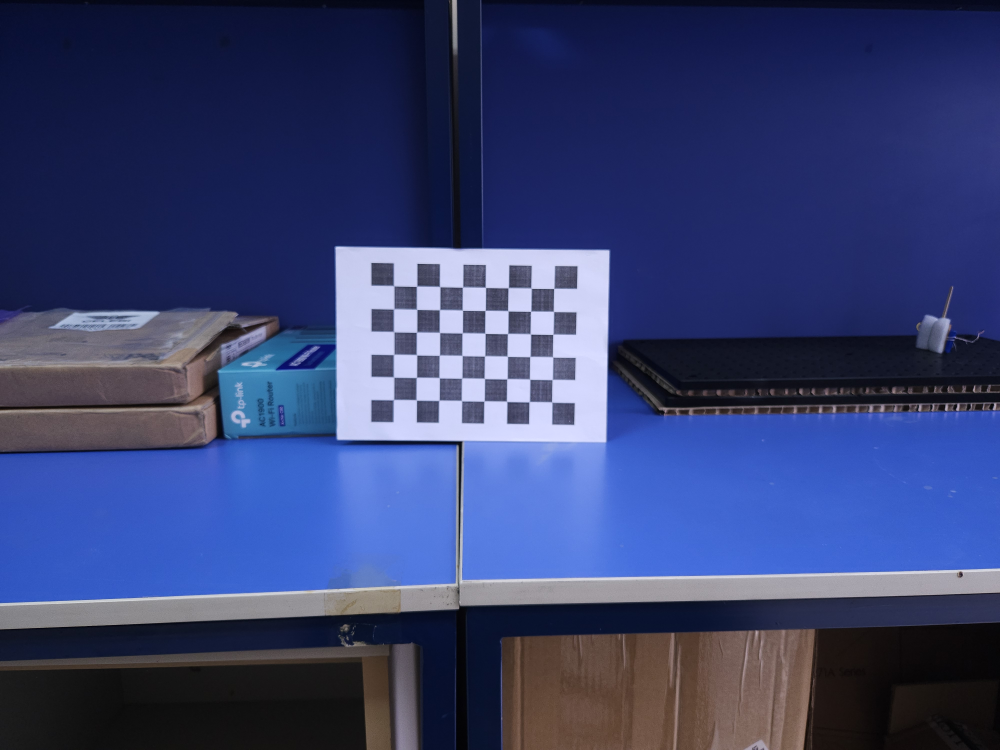
#> input picture Softwares/new_calib/20240802_104445.jpg, 4000 x 3000 px (shown at 1/4 size); its folder holds only this picture in this run
$ python camera_calib.py
#> lines starting #> are read from the running program, lines starting #| are printed output that depends on the picture; after the words box and inside, x2 and y2 are one past the last pixel; in counts of white or black regions, pixels touching at a corner belong together
#!/usr/bin/env python

import cv2
import numpy as np
import os
import glob

# Defining the dimensions of checkerboard
CHECKERBOARD = (6,8)
criteria = (cv2.TERM_CRITERIA_EPS + cv2.TERM_CRITERIA_MAX_ITER, 30, 0.001)

# Creating vector to store vectors of 3D points for each checkerboard image
objpoints = []
# Creating vector to store vectors of 2D points for each checkerboard image
imgpoints = []


# Defining the world coordinates for 3D points
objp = np.zeros((1, CHECKERBOARD[0] * CHECKERBOARD[1], 3), np.float32)
objp[0,:,:2] = np.mgrid[0:CHECKERBOARD[0], 0:CHECKERBOARD[1]].T.reshape(-1, 2)
prev_img_shape = None

# Extracting path of individual image stored in a given directory
images = glob.glob('C:\\Users\\baser_7rlgtle\\OneDrive - ktu.edu.tr\\Doktora\\Tubitak-1002\\Softwares\\new_calib\\*.jpg')
for fname in images:
    img = cv2.imread(fname)
#> img is the input picture: shape (3000, 4000, 3); mean B, G, R 112, 65.1, 55.1
    img = cv2.resize(img, (800,600))
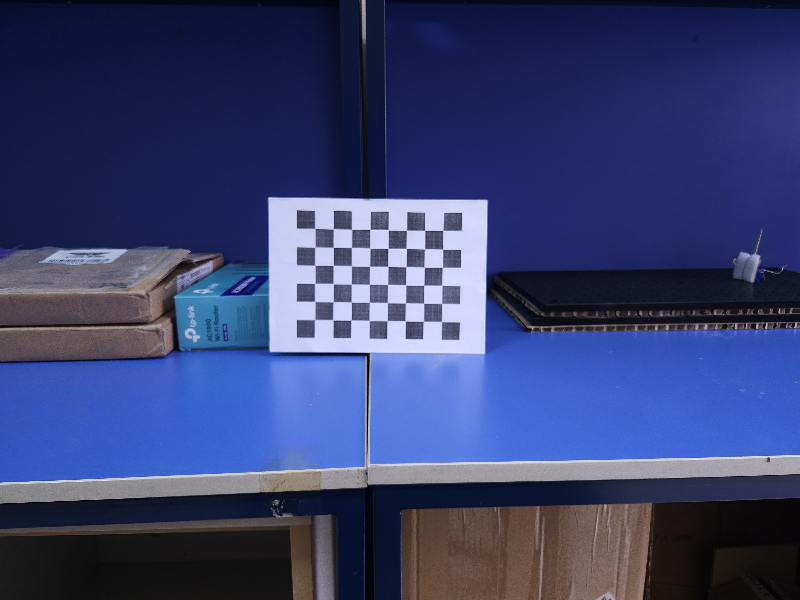
#> img: shape (600, 800, 3); mean B, G, R 112, 65.1, 55.1
    gray = cv2.cvtColor(img,cv2.COLOR_BGR2GRAY)
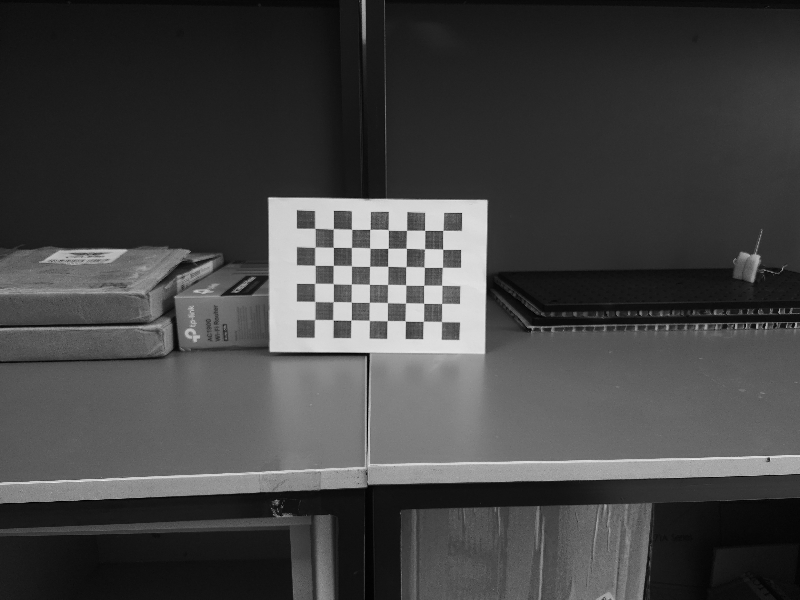
#> gray: shape (600, 800); min 0, max 238, mean 67.5
    # Find the chess board corners
    # If desired number of corners are found in the image then ret = true
    ret, corners = cv2.findChessboardCorners(gray, CHECKERBOARD, cv2.CALIB_CB_ADAPTIVE_THRESH + cv2.CALIB_CB_FAST_CHECK + cv2.CALIB_CB_NORMALIZE_IMAGE)
#> ret = True; corners = 48 rows, first 8: [314.7, 319.5], [314.7, 301.3], [314.7, 283.4], [314.8, 265.3], [314.7, 247.3], [314.8, 228.3], [333, 319.9], [333.2, 301.6]

    """
    If desired number of corner are detected,
    we refine the pixel coordinates and display
    them on the images of checker board
    """
    if ret == True:
        objpoints.append(objp)
        # refining pixel coordinates for given 2d points.
        corners2 = cv2.cornerSubPix(gray, corners, (11,11),(-1,-1), criteria)
#> corners2 = 48 rows, first 8: [314.6, 319.5], [314.8, 301.4], [314.8, 283.3], [314.8, 265.3], [314.9, 247.2], [314.8, 228.2], [333, 319.8], [333.1, 301.7]

        imgpoints.append(corners2)

        # Draw and display the corners
        img = cv2.drawChessboardCorners(img, CHECKERBOARD, corners2, ret)
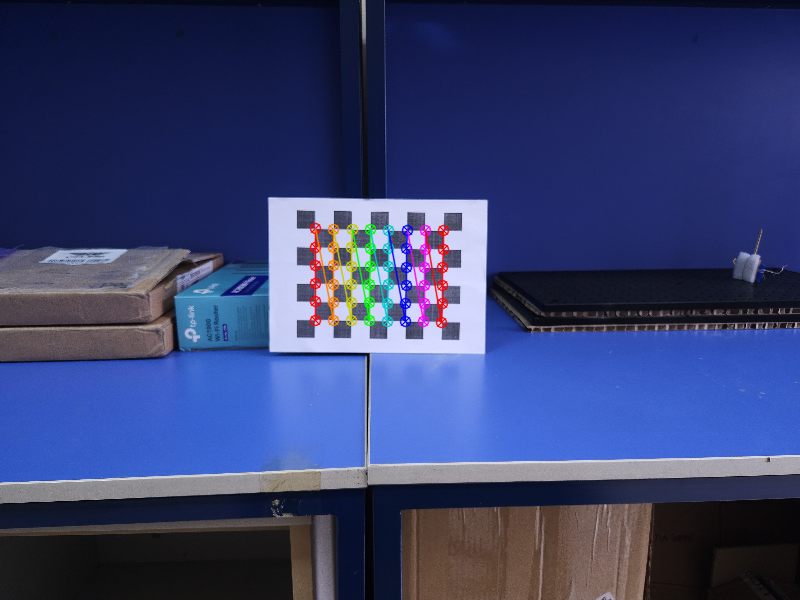
#> img: shape (600, 800, 3); 1.58% of pixels changed, all inside (x1, y1, x2, y2) = (309, 222, 450, 329)

    cv2.imshow('img',img)
    cc = cv2.waitKey(0)
#> (key Esc is pressed here)
    if cc == 27: exit(0)
#> (the program exits here)

$ run again, on Softwares/new_calib/20240802_104457.jpg
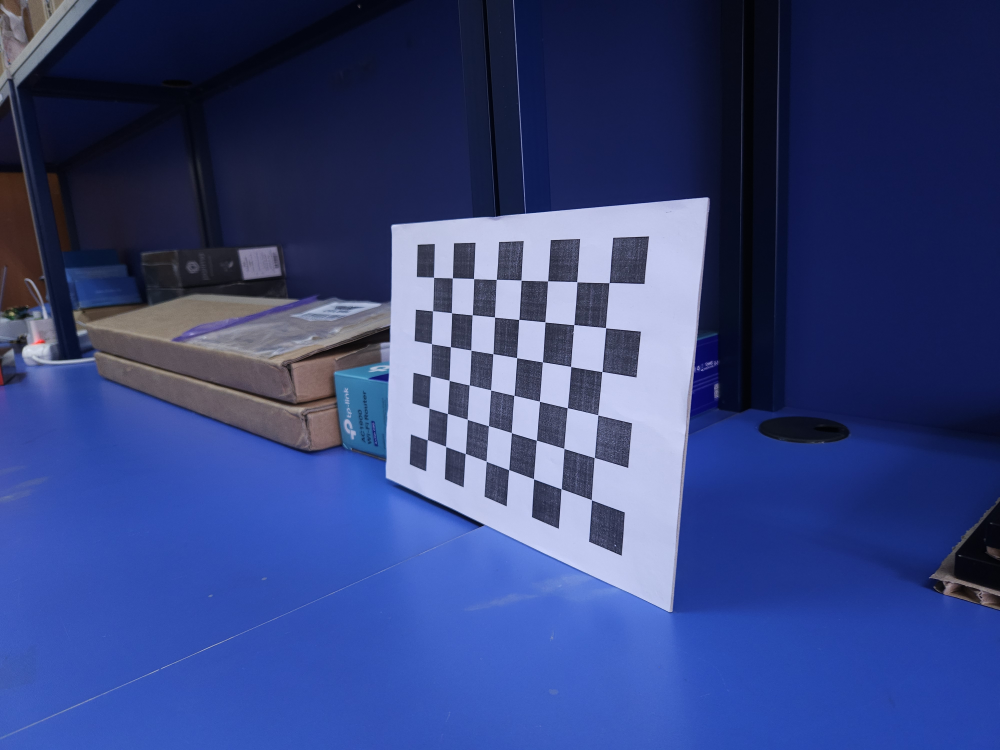
#> input picture Softwares/new_calib/20240802_104457.jpg, 4000 x 3000 px (shown at 1/4 size)
#> img is the input picture: shape (3000, 4000, 3); mean B, G, R 124.4, 67.9, 53.8
#> `gray = cv2.cvtColor(img,cv2.COLOR_BGR2GRAY)`:
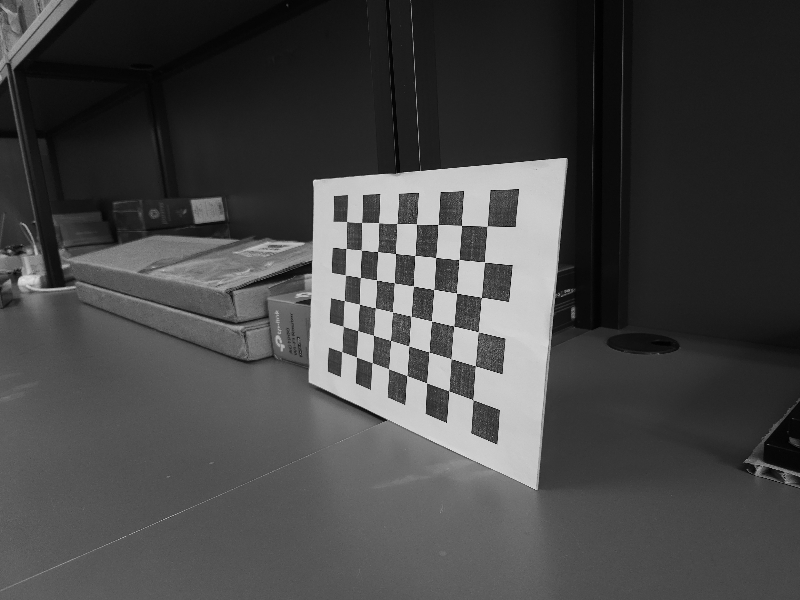
#> gray: shape (600, 800); min 1, max 234, mean 70.1
#> ret = True; corners = 48 rows, first 8: [341.6, 351.6], [342.8, 325.8], [344.4, 300.4], [345.4, 275], [346, 248.4], [346.5, 221.4], [356.4, 357], [357.7, 330.5]
#> corners2 = 48 rows, first 8: [342, 351.8], [343.3, 326.4], [344.1, 300.5], [345.6, 275.1], [346, 248.5], [346.5, 221.6], [356.4, 356.9], [358.1, 330.7]
#> `img = cv2.drawChessboardCorners(img, CHECKERBOARD, corners2, ret)`:
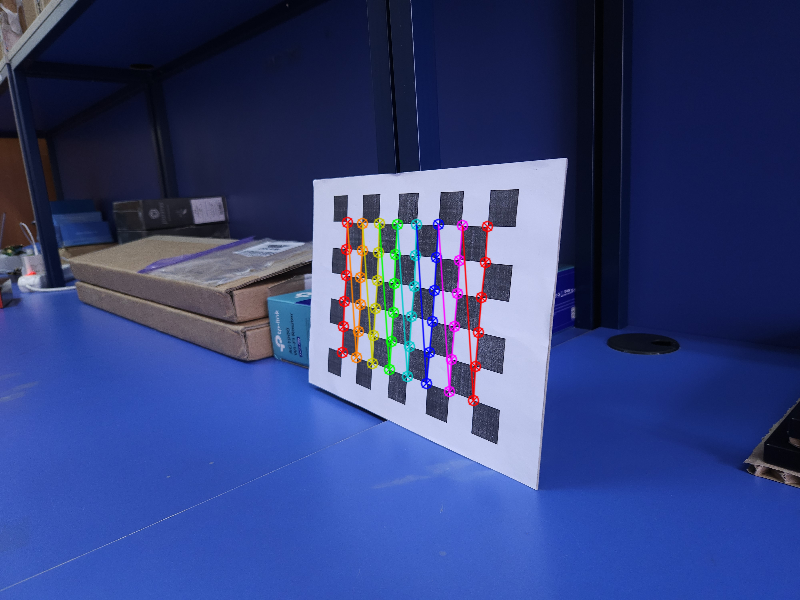
#> img: shape (600, 800, 3); mean B, G, R 123.6, 67.5, 54

$ run again, on Softwares/new_calib/20240802_104501.jpg
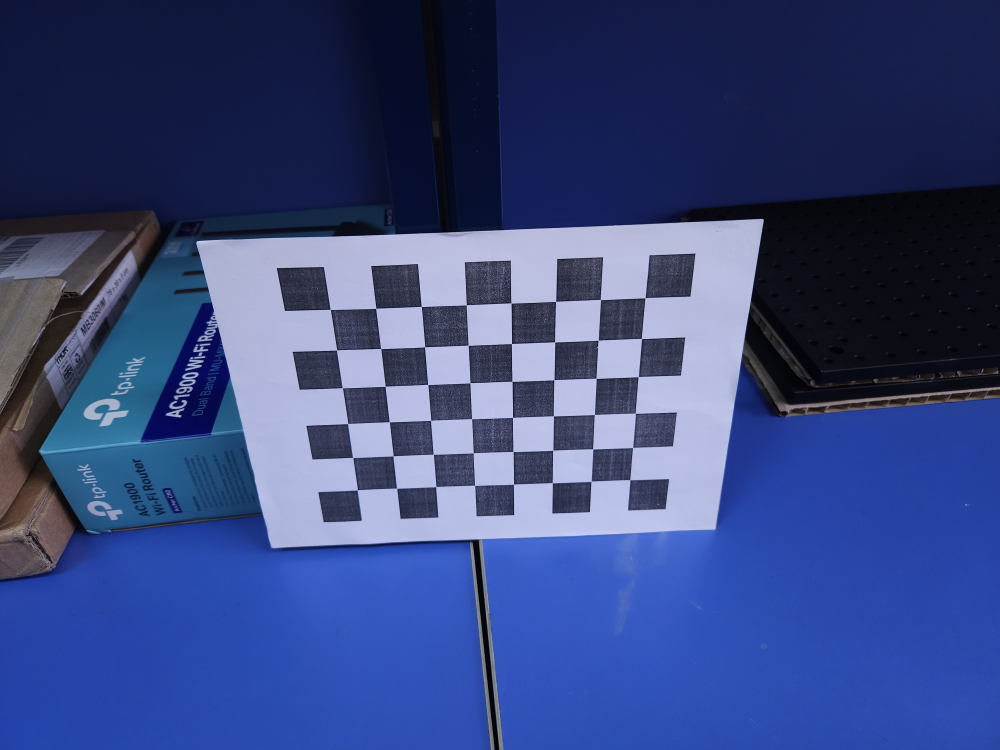
#> input picture Softwares/new_calib/20240802_104501.jpg, 4000 x 3000 px (shown at 1/4 size)
#> img is the input picture: shape (3000, 4000, 3); mean B, G, R 126.2, 71.4, 55.8
#> `gray = cv2.cvtColor(img,cv2.COLOR_BGR2GRAY)`:
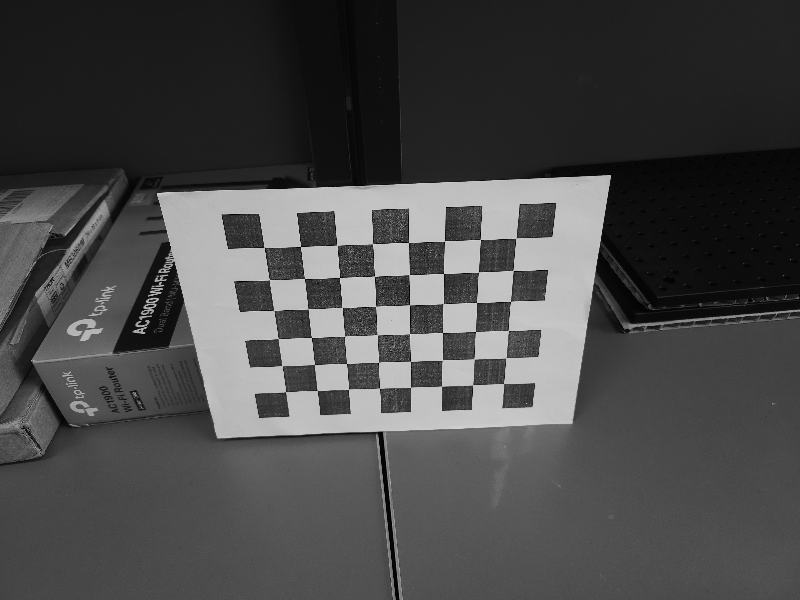
#> gray: shape (600, 800); min 0, max 223, mean 73
#> ret = True; corners = 48 rows, first 8: [515.7, 238.3], [513.2, 270.4], [510.6, 301.5], [508.3, 330.3], [505.9, 357.7], [503.5, 383.6], [480.3, 239.4], [478.6, 272]
#> corners2 = 48 rows, first 8: [516, 238.3], [513.2, 270.3], [510.3, 301.4], [508.4, 330.5], [506.1, 357.9], [503.7, 383.5], [480.6, 239.5], [478.1, 272.3]
#> `img = cv2.drawChessboardCorners(img, CHECKERBOARD, corners2, ret)`:
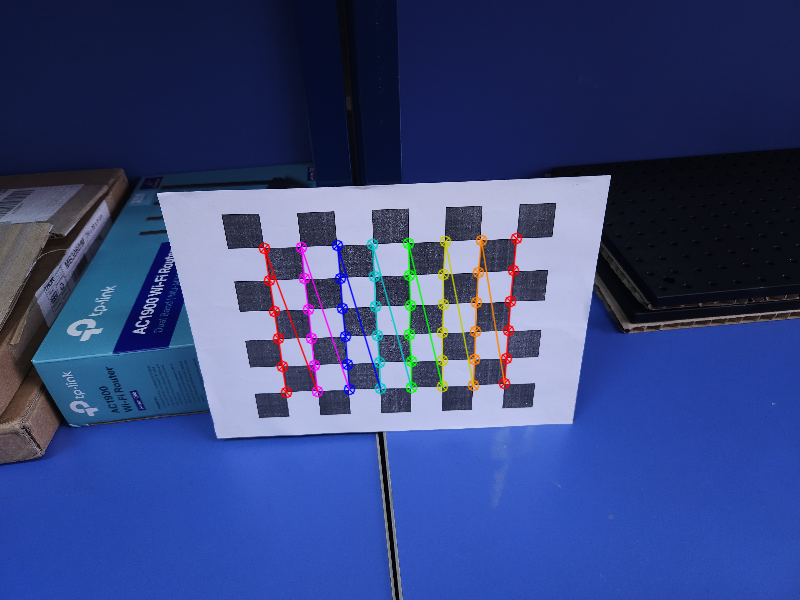
#> img: shape (600, 800, 3); mean B, G, R 125.5, 71.1, 56.2

$ run again, on Softwares/new_calib/20240802_104503.jpg
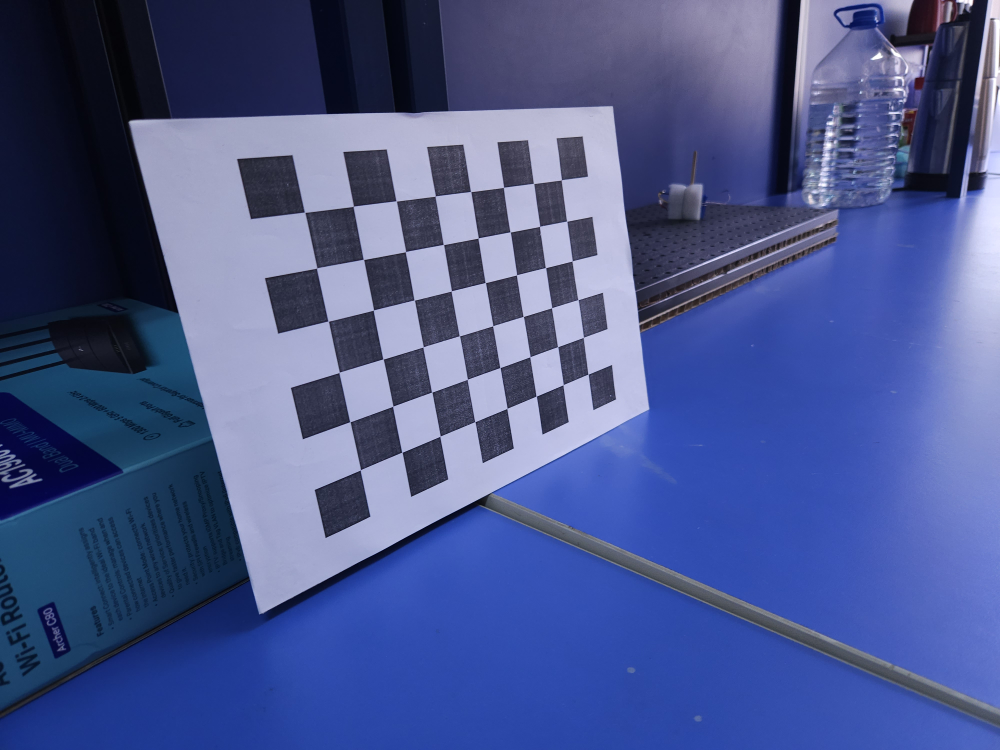
#> input picture Softwares/new_calib/20240802_104503.jpg, 4000 x 3000 px (shown at 1/4 size)
#> img is the input picture: shape (3000, 4000, 3); mean B, G, R 141.2, 87.8, 74.9
#> `gray = cv2.cvtColor(img,cv2.COLOR_BGR2GRAY)`:
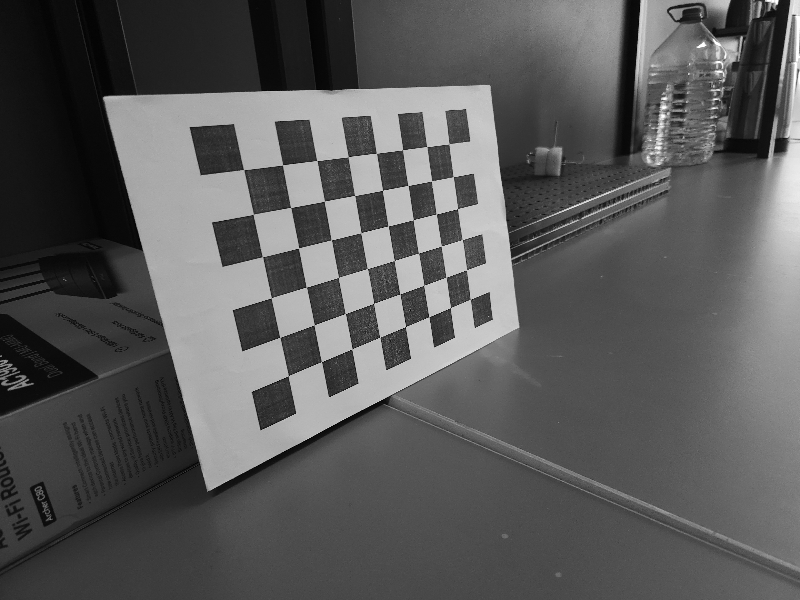
#> gray: shape (600, 800); min 1, max 255, mean 90.1
#> ret = True; corners = 48 rows, first 8: [448.9, 143.8], [453.2, 176.4], [457.4, 208.8], [461.9, 239.4], [466.4, 270.2], [470.4, 299.1], [426.9, 146.6], [431.5, 181]
#> corners2 = 48 rows, first 8: [448.7, 143.8], [453.3, 176.7], [457.4, 208.8], [461.8, 239.6], [466.4, 269.7], [470.2, 299.3], [426.8, 146.5], [431.4, 181]
#> `img = cv2.drawChessboardCorners(img, CHECKERBOARD, corners2, ret)`:
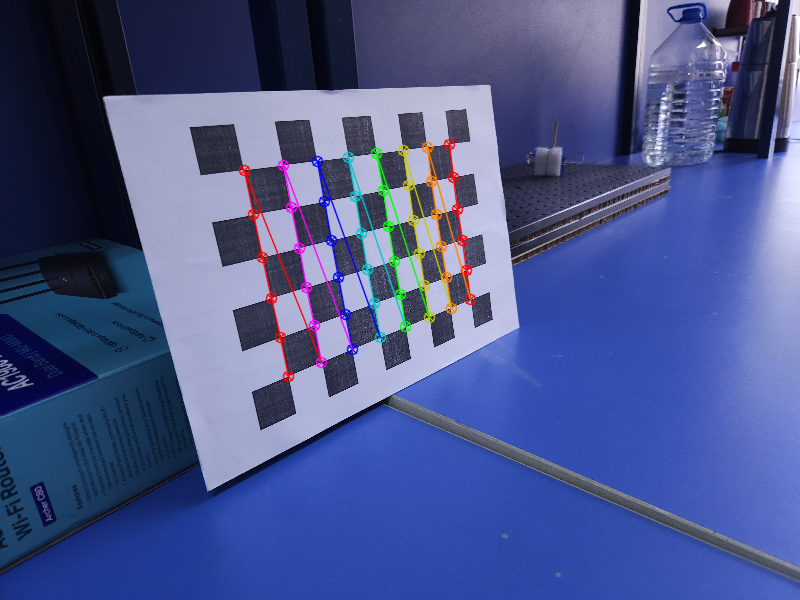
#> img: shape (600, 800, 3); mean B, G, R 140.4, 87.5, 75.2

$ run again, on Softwares/new_calib/20240802_104448.jpg
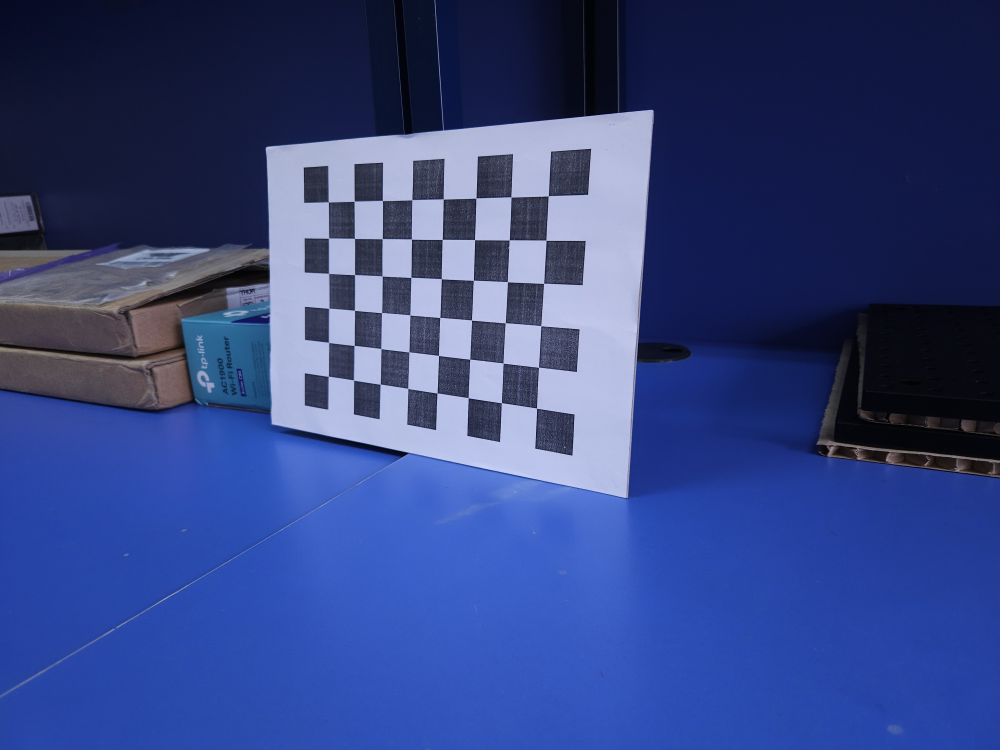
#> input picture Softwares/new_calib/20240802_104448.jpg, 4000 x 3000 px (shown at 1/4 size)
#> img is the input picture: shape (3000, 4000, 3); mean B, G, R 129.9, 69.5, 53
#> `gray = cv2.cvtColor(img,cv2.COLOR_BGR2GRAY)`:
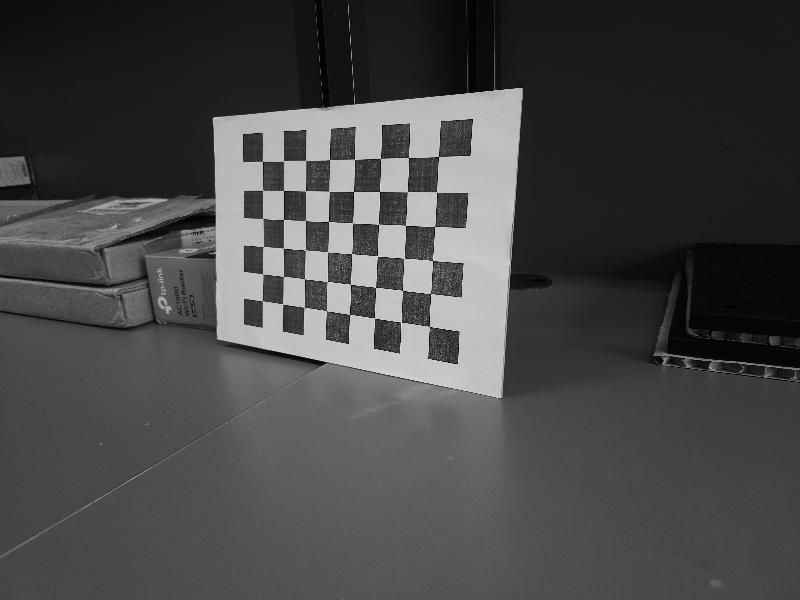
#> gray: shape (600, 800); min 0, max 231, mean 71.5
#> ret = True; corners = 48 rows, first 8: [438.5, 156.5], [436.5, 192.1], [434.6, 226.5], [432.5, 260.4], [430.4, 293.4], [429.4, 326.4], [408.5, 157.5], [407.6, 191.5]
#> corners2 = 48 rows, first 8: [438.5, 156.4], [436.3, 192], [434.8, 226.5], [432, 260], [430.7, 293.5], [429.6, 326.5], [408.2, 157.5], [407.3, 191.6]
#> `img = cv2.drawChessboardCorners(img, CHECKERBOARD, corners2, ret)`:
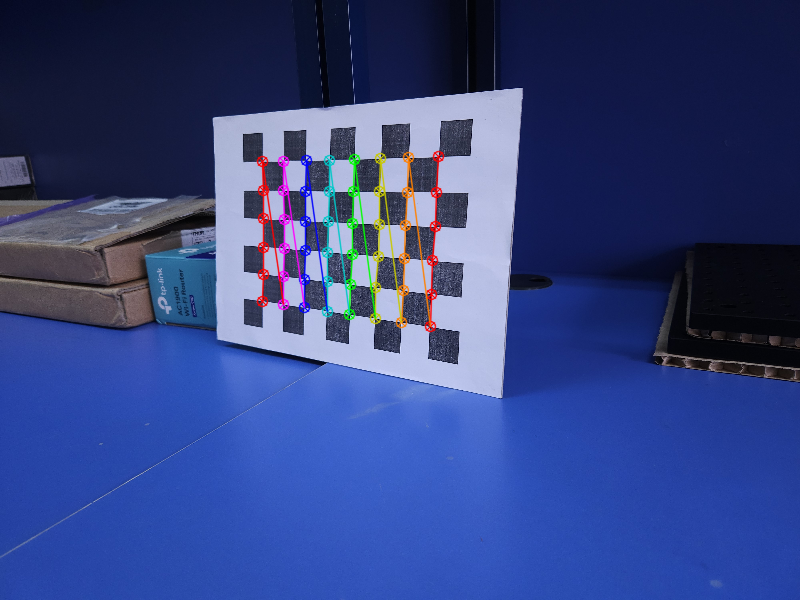
#> img: shape (600, 800, 3); mean B, G, R 129.1, 69.2, 53.4
